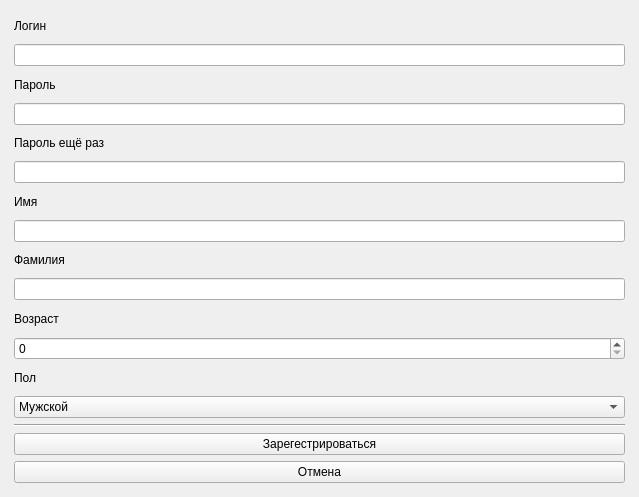
<?xml version="1.0" encoding="UTF-8"?>
<ui version="4.0">
 <class>MainWindow</class>
 <widget class="QMainWindow" name="MainWindow">
  <property name="geometry">
   <rect>
    <x>0</x>
    <y>0</y>
    <width>639</width>
    <height>497</height>
   </rect>
  </property>
  <property name="focusPolicy">
   <enum>Qt::StrongFocus</enum>
  </property>
  <property name="windowTitle">
   <string>Регистраця</string>
  </property>
  <property name="windowIcon">
   <iconset>
    <normaloff>ЛогоПроект.png</normaloff>ЛогоПроект.png</iconset>
  </property>
  <widget class="QWidget" name="centralwidget">
   <layout class="QGridLayout" name="gridLayout">
    <item row="1" column="1">
     <layout class="QVBoxLayout" name="verticalLayout">
      <item>
       <widget class="QLabel" name="label">
        <property name="text">
         <string>Логин</string>
        </property>
       </widget>
      </item>
      <item>
       <widget class="QLineEdit" name="lineEdit_login"/>
      </item>
      <item>
       <widget class="QLabel" name="label_2">
        <property name="text">
         <string>Пароль</string>
        </property>
       </widget>
      </item>
      <item>
       <widget class="QLineEdit" name="lineEdit_password"/>
      </item>
      <item>
       <widget class="QLabel" name="label_3">
        <property name="text">
         <string>Пароль ещё раз</string>
        </property>
       </widget>
      </item>
      <item>
       <widget class="QLineEdit" name="lineEdit_password2"/>
      </item>
      <item>
       <widget class="QLabel" name="label_4">
        <property name="text">
         <string>Имя</string>
        </property>
       </widget>
      </item>
      <item>
       <widget class="QLineEdit" name="lineEdit_firstname"/>
      </item>
      <item>
       <widget class="QLabel" name="label_5">
        <property name="text">
         <string>Фамилия</string>
        </property>
       </widget>
      </item>
      <item>
       <widget class="QLineEdit" name="lineEdit_secondname"/>
      </item>
      <item>
       <widget class="QLabel" name="label_6">
        <property name="text">
         <string>Возраст</string>
        </property>
       </widget>
      </item>
      <item>
       <widget class="QSpinBox" name="spinBox">
        <property name="maximum">
         <number>99</number>
        </property>
       </widget>
      </item>
      <item>
       <widget class="QLabel" name="label_7">
        <property name="text">
         <string>Пол</string>
        </property>
       </widget>
      </item>
      <item>
       <widget class="QComboBox" name="comboBox">
        <property name="maxCount">
         <number>2</number>
        </property>
        <item>
         <property name="text">
          <string>Мужской</string>
         </property>
        </item>
        <item>
         <property name="text">
          <string>Женский</string>
         </property>
        </item>
       </widget>
      </item>
      <item>
       <widget class="Line" name="line">
        <property name="orientation">
         <enum>Qt::Horizontal</enum>
        </property>
       </widget>
      </item>
      <item>
       <widget class="QPushButton" name="pushButton_register">
        <property name="text">
         <string>Зарегестрироваться</string>
        </property>
       </widget>
      </item>
      <item>
       <widget class="QPushButton" name="pushButton_cancel">
        <property name="text">
         <string>Отмена</string>
        </property>
       </widget>
      </item>
      <item>
       <spacer name="verticalSpacer_2">
        <property name="orientation">
         <enum>Qt::Vertical</enum>
        </property>
        <property name="sizeType">
         <enum>QSizePolicy::Fixed</enum>
        </property>
        <property name="sizeHint" stdset="0">
         <size>
          <width>5</width>
          <height>5</height>
         </size>
        </property>
       </spacer>
      </item>
     </layout>
    </item>
    <item row="1" column="2">
     <spacer name="horizontalSpacer_2">
      <property name="orientation">
       <enum>Qt::Horizontal</enum>
      </property>
      <property name="sizeType">
       <enum>QSizePolicy::Fixed</enum>
      </property>
      <property name="sizeHint" stdset="0">
       <size>
        <width>5</width>
        <height>5</height>
       </size>
      </property>
     </spacer>
    </item>
    <item row="1" column="0">
     <spacer name="horizontalSpacer">
      <property name="orientation">
       <enum>Qt::Horizontal</enum>
      </property>
      <property name="sizeType">
       <enum>QSizePolicy::Fixed</enum>
      </property>
      <property name="sizeHint" stdset="0">
       <size>
        <width>5</width>
        <height>5</height>
       </size>
      </property>
     </spacer>
    </item>
    <item row="0" column="1">
     <spacer name="verticalSpacer">
      <property name="orientation">
       <enum>Qt::Vertical</enum>
      </property>
      <property name="sizeType">
       <enum>QSizePolicy::Fixed</enum>
      </property>
      <property name="sizeHint" stdset="0">
       <size>
        <width>5</width>
        <height>5</height>
       </size>
      </property>
     </spacer>
    </item>
   </layout>
  </widget>
 </widget>
 <resources/>
 <connections/>
</ui>
